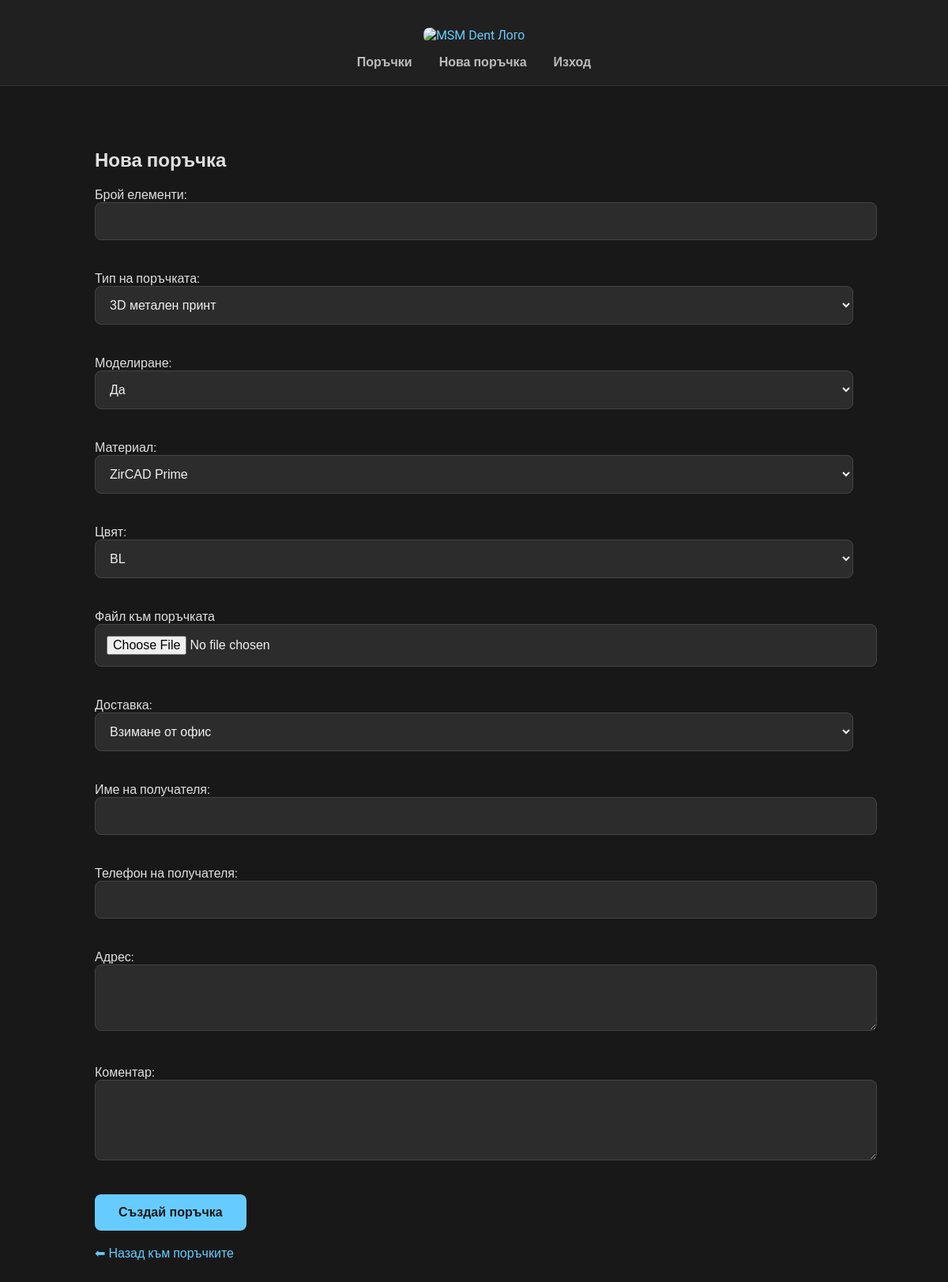
Page /orders/add.php (signed in) on the earlier database version.
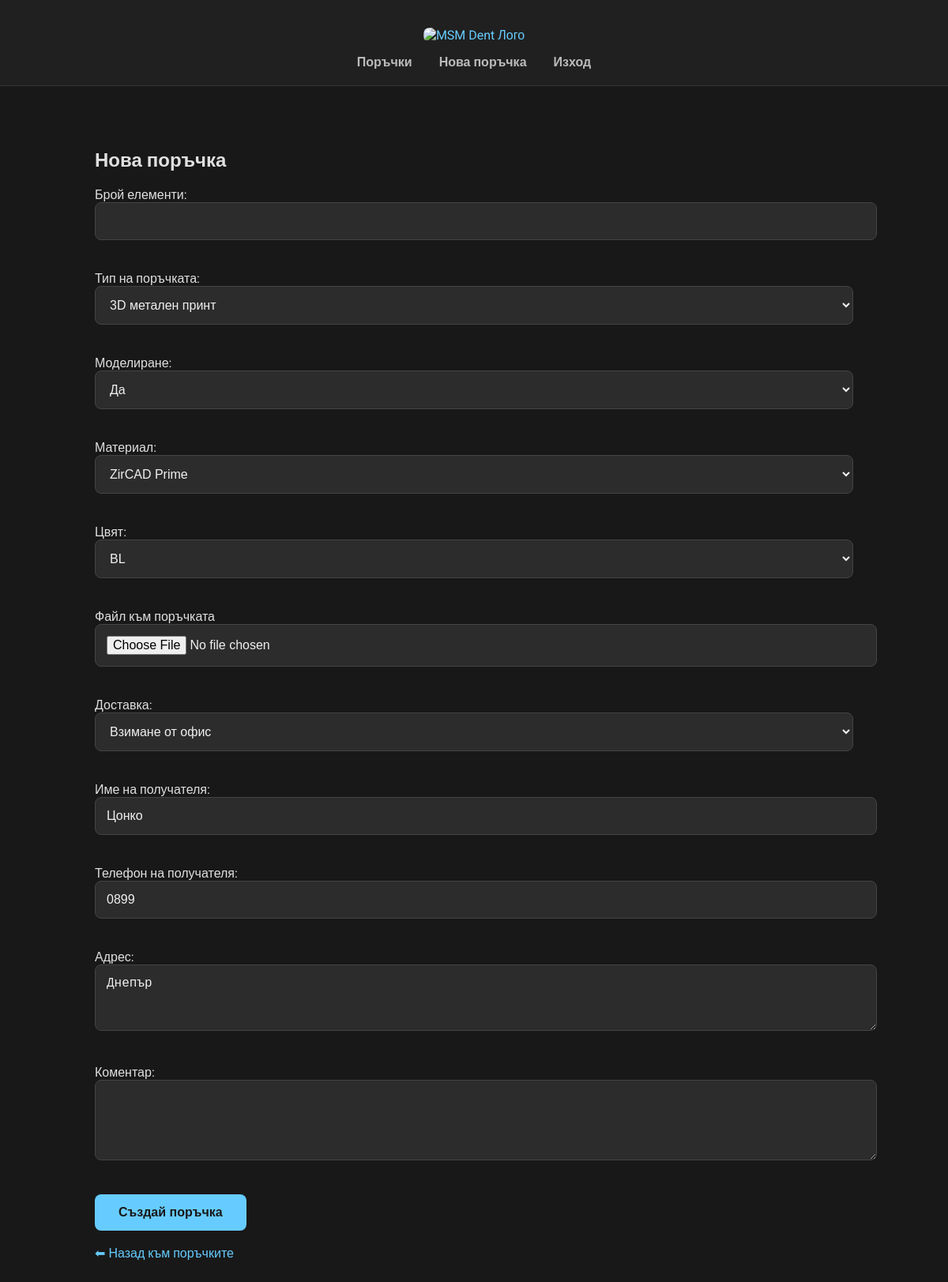
Same page on the later database version.
### tables this page shows
CREATE TABLE orders (
    id INTEGER PRIMARY KEY AUTOINCREMENT,
    user_id INTEGER,
    date TEXT DEFAULT CURRENT_TIMESTAMP,
    quantity VARCHAR(255),
    modeling VARCHAR(255),
    material VARCHAR(255),
    color VARCHAR(255),
    delivery VARCHAR(255),
    recipient_name VARCHAR(255),
    recipient_phone VARCHAR(255),
    address TEXT,
    comment TEXT,
    status TEXT DEFAULT 'Нова', "order_type",
    FOREIGN KEY(user_id) REFERENCES users(id)
);

### orders/add.php (the view, shortened to what this page needs)
<?php
include __DIR__ . '/../db.php';
$stmt = $db->prepare("SELECT recipient_name, recipient_phone, address, delivery FROM orders WHERE user_id = :user_id ORDER BY date DESC LIMIT 1");
$stmt->bindValue(':user_id', $_SESSION['user_id'], SQLITE3_INTEGER);
$result = $stmt->execute();
$last_order = $result->fetchArray(SQLITE3_ASSOC);
$recipient_name = $last_order['recipient_name'] ?? '';
$recipient_phone = $last_order['recipient_phone'] ?? '';
$address = $last_order['address'] ?? '';
$delivery = $last_order['delivery'] ?? '';
?>
<?php
include __DIR__ . '/../partials/header.php';
?>
<h2>Нова поръчка</h2>
<form method="POST" action="create.php" enctype="multipart/form-data">
    Брой елементи: <input name="quantity" type="number"><br><br>
    Тип на поръчката:
    <select name="order_type">
        <option value="3d метален принт">3D метален принт</option>
    </select><br><br>
    Моделиране:
    <select name="modeling">
        <option value="Да">Да</option>
    </select><br><br>
    Материал:
    <select name="material">
        <option value="ZirCAD Prime">ZirCAD Prime</option>
    </select><br><br>
    Цвят:
    <select name="color">
        <option value="BL">BL</option>
    </select><br><br>
    Файл към поръчката
    <input type="file" name="file" accept=".stl,.ply,.dcm,.txt"><br><br>
    Доставка:
    <select name="delivery">
        <option value="Взимане от офис" <?php if ($delivery == 'Взимане от офис') echo 'selected'; ?>>Взимане от офис</option>
    </select><br><br>
    Име на получателя: <input name="recipient_name" type="text" value="<?php echo htmlspecialchars($recipient_name); ?>"><br><br>
    Телефон на получателя: <input name="recipient_phone" type="text" value="<?php echo htmlspecialchars($recipient_phone); ?>"><br><br>
    Адрес:<br>
    <textarea name="address" rows="3" cols="40"><?php echo htmlspecialchars($address); ?></textarea><br><br>
    Коментар:<br>
    <textarea name="comment" rows="4" cols="40"></textarea><br><br>
    <button type="submit">Създай поръчка</button>
</form>
<br>
<a href="list.php">⬅ Назад към поръчките</a>
</body>
</html>

Differences in the rows shown:
added orders: delivery "Взимане от офис", recipient_name "Цонко", recipient_phone "0899", address "Днепър"
Other differences:
form field delivery: "Взимане от офис" → (not shown)
